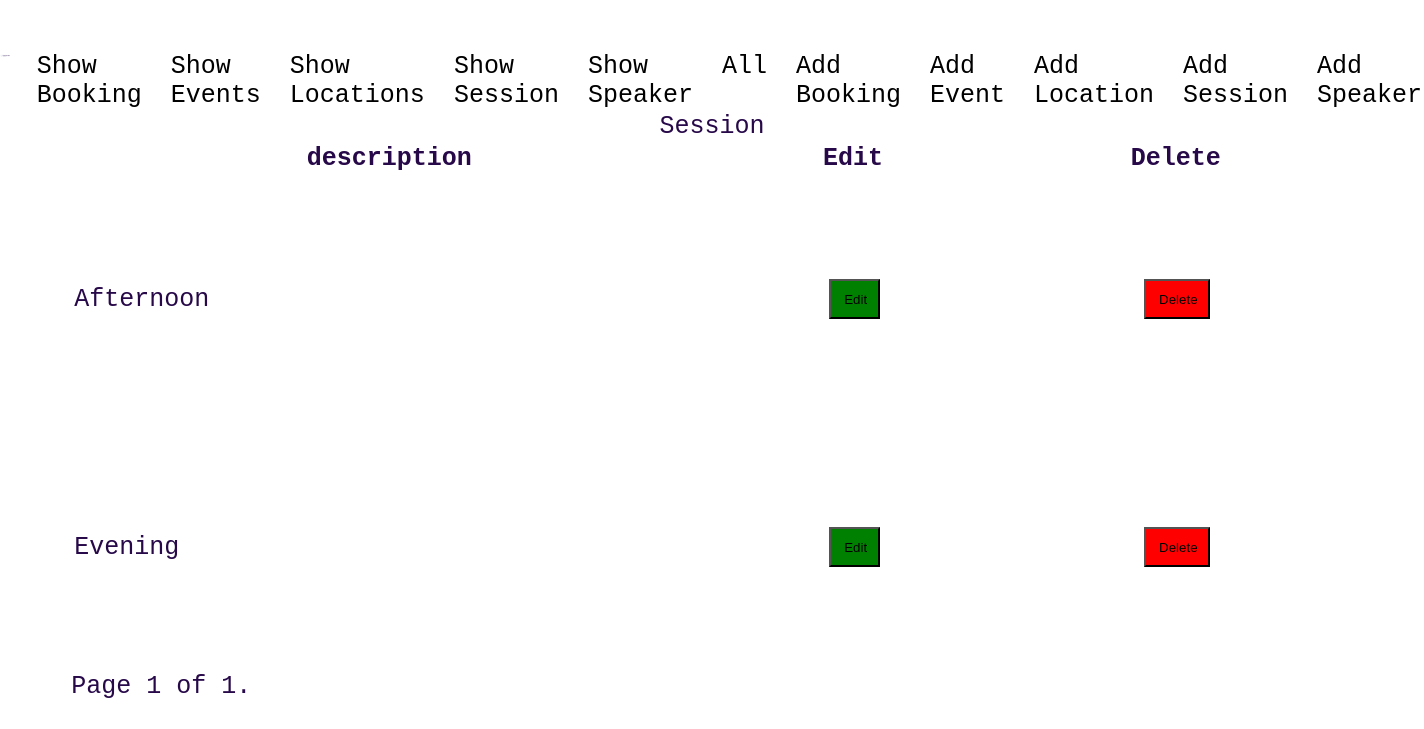
The app's page /showSession/ (signed in), older data.
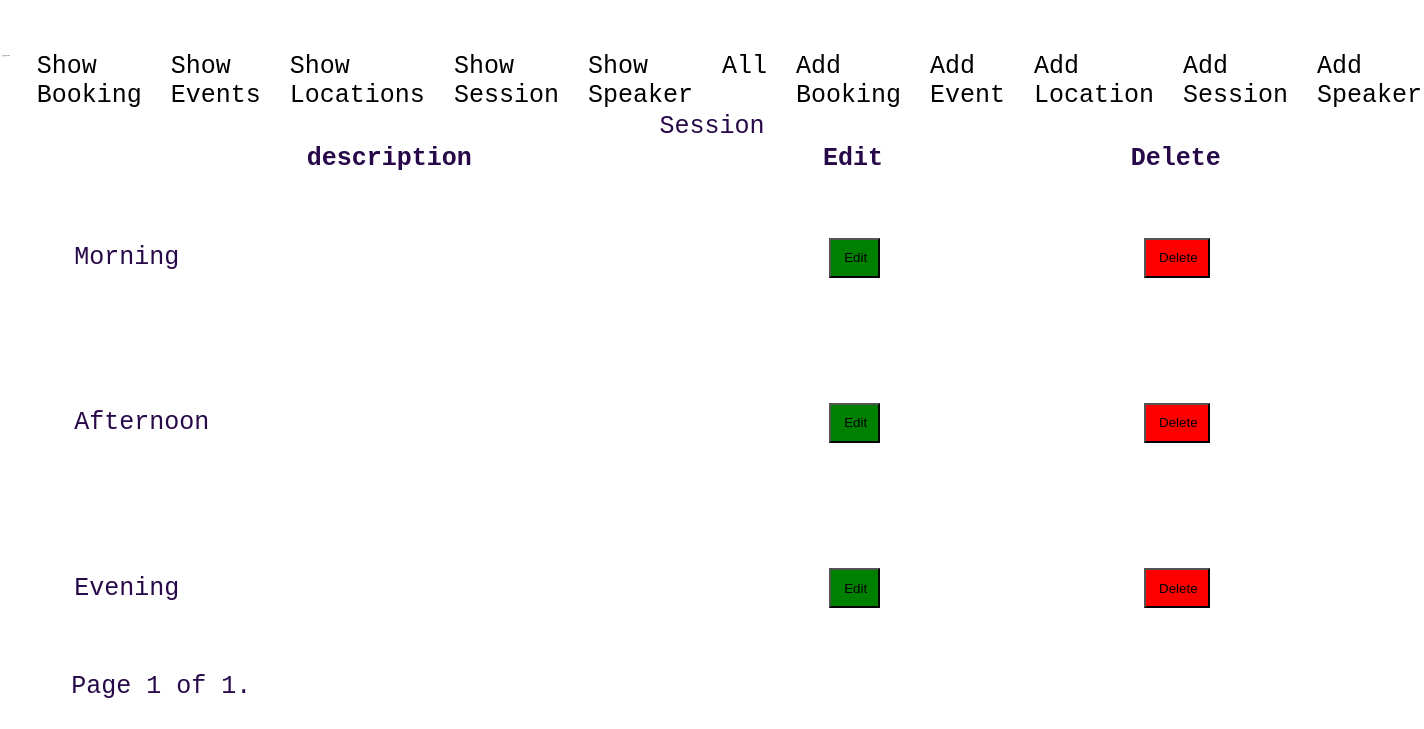
The same page, newer data.
### booking/models.py (models this page shows, shortened)
class Session(models.Model):
    description=models.CharField(max_length=100)

### booking/views.py (the view)
# urls.py: path('showSession/', views.SessionListView.as_view(), name='session'),
@method_decorator(login_required(login_url='/login/'), name='dispatch')
class SessionListView(generic.ListView ):
    Model=Session
    queryset=Session.objects.all()
    paginate_by = 25
    template_name="booking/showSession.html"
    context_object_name = 'session'

### booking/templates/booking/showSession.html (shortened to what this page needs)
{% extends "base.html" %}
{% load static %}
{% block content %}
{% if session %}
<div id="main-table">
    <table class="show-table">
<caption>Session</caption>
    <thead>
        <tr>
            <th>description</th>
            <th>Edit</th>
            <th>Delete</th>
        </tr>
    </thead>
    <tbody>
        {% for session in page_obj %}
        <tr>
            <td>{{session.description}}</td>
            <th><form action="{% url 'updateSession' session.id %}" method="get">{% csrf_token %}<input class="edit" type="submit" value="Edit"></form></th>
            <th><form action="{% url 'deleteSession' session.id %}" method="post">{% csrf_token %}<input class="delete" type="submit" value="Delete"></form></th>
            {% endfor %}
        </tr>
    </tbody>
</table>
<div class="pagination">
    <span class="step-links">
        <span class="current">
            Page {{ page_obj.number }} of {{ page_obj.paginator.num_pages }}.
        </span>
    </span>
</div>
</div>
{% endif %}
{% endblock %}

Row changes from the older to the newer data that the page shows:
added Session: description "Morning"
